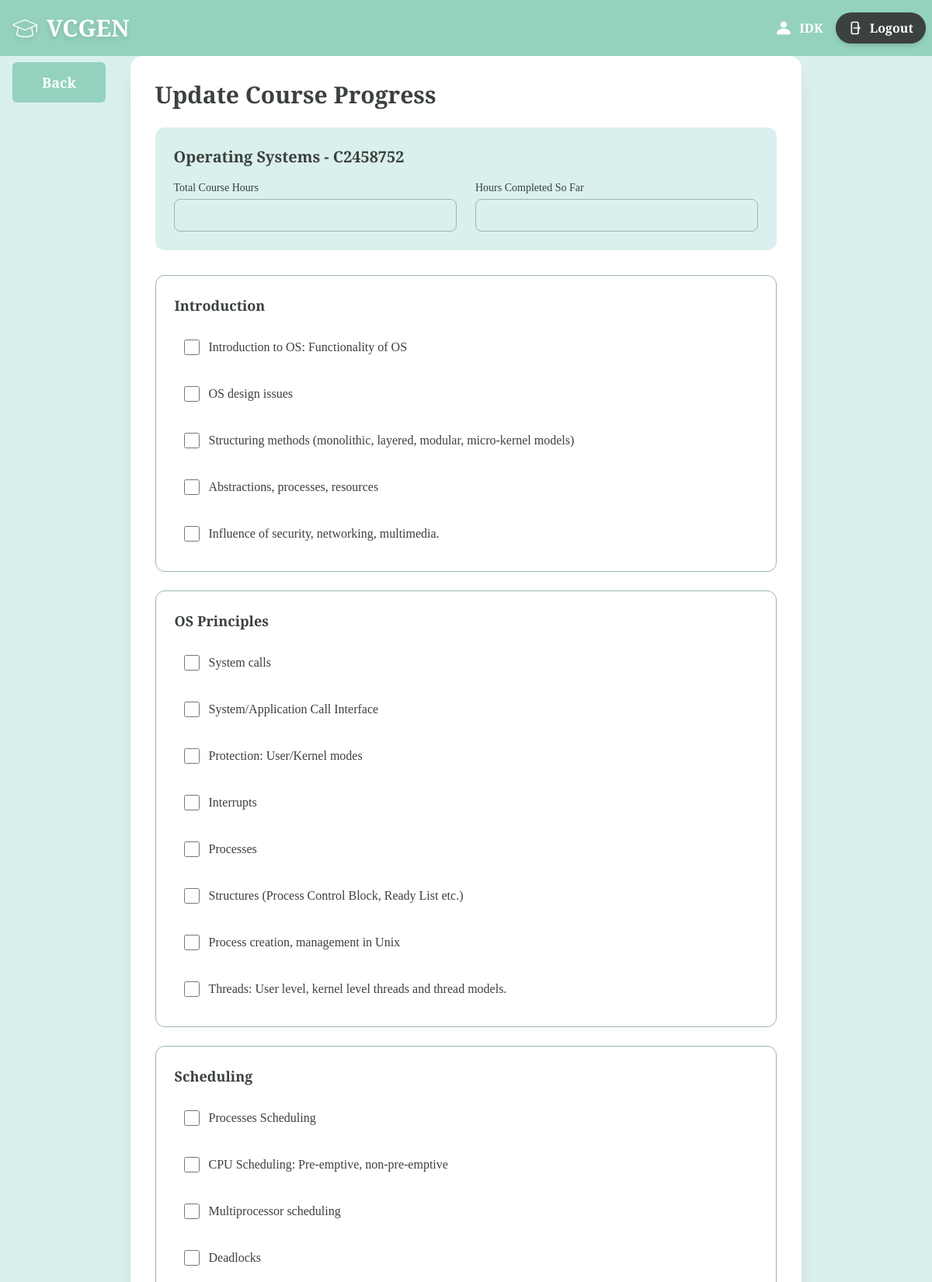
Screenshot of /updateprogress/C2458752 (signed in, upper part) with the database file from the repository.
### main/models.py (models this page shows, shortened)
class Teacher(models.Model):
    teacher_id=models.CharField(max_length=8,primary_key=True)
    name=models.CharField(max_length=20)
    email=models.EmailField(null=False)
    password=models.CharField(null=False,max_length=128)

class Course(models.Model):
    course_id=models.CharField(max_length=8,primary_key=True)
    teacher=models.ForeignKey(Teacher,on_delete=models.CASCADE)
    name=models.CharField(max_length=20)
    hours=models.IntegerField()
    split=models.DecimalField(decimal_places=3,max_digits=10)
    accepting_response=models.BooleanField(default=True)

class Module(models.Model):
    module_id=models.CharField(max_length=8,primary_key=True)
    course=models.ForeignKey(Course,on_delete=models.CASCADE)
    hours=models.IntegerField()
    name=models.CharField(max_length=100)

class Topics(models.Model):
    topic_id=models.CharField(max_length=8,primary_key=True)
    module=models.ForeignKey(Module,on_delete=models.CASCADE)
    content=models.CharField(max_length=100)
    mapped_skill=models.JSONField()
    skill_confidence = models.JSONField(default=dict)
    teacherweight=models.DecimalField(decimal_places=3,max_digits=10)
    studentweight=models.DecimalField(decimal_places=3,max_digits=10)

### main/views.py (the view, shortened to what this page needs)
# urls.py: path("updateprogress/<str:class_id>",views.update_progress,name="update_progress"),
def update_progress(request, class_id):
    context = {}
    if 'user' not in request.session:
        return redirect('login')
    else:
        context['name'] = Teacher.objects.filter(teacher_id=request.session['user'])[0].name
    ourclass = Course.objects.filter(course_id=class_id)
    if len(ourclass) < 1:
        return redirect('classes')
    ourclass = ourclass[0]
    modules = Module.objects.filter(course=ourclass)
    class cusModule:
        def __init__(self, mod):
            self.name = mod.name
            self.hours = mod.hours
            self.topics = []
        def addtopic(self, topic):
            self.topics.append(topic)
    datamodules = []
    for mod in modules:
        curmod = cusModule(mod)
        for topic in Topics.objects.filter(module=mod):
            curmod.addtopic(topic)
        datamodules.append(curmod)
    context['cid'] = class_id
    context['cname'] = ourclass.name
    context['modules'] = datamodules
    return render(request, "main/dynamic.html", context=context)

### main/templates/main/dynamic.html (shortened to what this page needs)
{% extends "base.html" %}
{% block body %}
<button onclick="location.href = '/results/{{cid}}';" class="absolute top-20 left-4 w-1/10 bg-[#94d1be] font-bold text-white text-lg p-3 rounded-md hover:bg-[#9db5b2] transition duration-300 hover:cursor-pointer">Back</button>
<div class="max-w-4xl mx-auto bg-[#ffffff] shadow-xl rounded-2xl p-8">
    <h1 class="text-3xl font-bold mb-6 text-[#3b413c]">
        Update Course Progress
    </h1>
    <form method="POST" class="space-y-8">
        <div class="bg-[#daf0ee] p-6 rounded-xl">
            <h2 class="text-xl font-semibold mb-4 text-[#3b413c]">
                {{ cname }} - {{ cid }}
            </h2>
            <div class="grid md:grid-cols-2 gap-6">
                <div>
                    <label class="block text-sm font-medium text-[#3b413c]">
                        Total Course Hours
                    </label>
                    <input
                        type="number"
                        name="total_hours"
                        class="mt-1 w-full rounded-lg border border-[#9db5b2] px-3 py-2 focus:ring-2 focus:ring-[#94d1be] focus:outline-none"
                        required
                    >
                </div>
                <div>
                    <label class="block text-sm font-medium text-[#3b413c]">
                        Hours Completed So Far
                    </label>
                    <input
                        type="number"
                        name="completed_hours"
                        class="mt-1 w-full rounded-lg border border-[#9db5b2] px-3 py-2 focus:ring-2 focus:ring-[#94d1be] focus:outline-none"
                        required
                    >
                </div>
            </div>
        </div>
        <div class="space-y-6">
            {% for module in modules %}
            <div class="border border-[#9db5b2] rounded-xl p-6 bg-[#ffffff]">
                <div class="flex justify-between items-center mb-4">
                    <h3 class="text-lg font-semibold text-[#3b413c]">
                        {{ module.name }}
                    </h3>
                </div>
                <div class="space-y-3">
                    {% for topic in module.topics %}
                    <label class="flex items-center gap-3 p-3 rounded-lg hover:bg-[#daf0ee] transition cursor-pointer">
                        <input
                            type="checkbox"
                            name="completed_topics"
                            value="{{ topic.topic_id }}"
                            class="h-5 w-5 rounded border-[#9db5b2] text-[#94d1be] focus:ring-[#94d1be]"
                        >
                        <div class="flex flex-col">
                            <span class="text-[#3b413c] font-medium">
                                {{ topic.content }}
                            </span>
                        </div>
                    </label>
                    {% endfor %}
                </div>
            </div>
            {% endfor %}
        </div>
    </form>
</div>
{% endblock %}

### main/templates/main/base.html (shortened to what this page needs)
<html>
    <head>
        {%load static%}
        <script src="https://cdn.jsdelivr.net/npm/@tailwindcss/browser@4"></script>
    </head>
    <body class="bg-[#daf0ee] text-[#3b413c] cusfont flex flex-col">
        <header class="bg-[#94d1be] text-white text-l font-bold py-4 text-center w-full flex flex-row justify-between">
            <div class="flex items-center space-x-3 hover:scale-105 transition-all duration-300 ease-in-out drop-shadow-md ml-4 hover:cursor-pointer" onclick="location.href='/'">
                {% load static %}
                <img src="{% static 'main/education-svg.svg' %}" class="h-8" alt="logo"/>
                <h1
                    class="text-3xl">
                    VCGEN
                </h1>
            </div>
            {% if name %}
            <div class="flex flex-row items-center">
                {%load static%}
                <img src="{% static 'main/person-svg.svg' %}" class="h-6" alt="profile picture"/>
                <h1 class="m-2">{{name}}  </h1>
                <button onclick="location.href='/';"
                    class="mx-2 flex items-center gap-2 px-4 py-2 bg-[#3b413c] text-white font-semibold rounded-full shadow-md
                        hover:bg-[#2e3430] hover:scale-105 transition-all duration-300 ease-in-out hover:cursor-pointer">
                    Logout
                </button>
            </div>
            {% else %}
            <h1 onclick="location.href = '/';" class="px-1"></h1>
            {% endif %}
        </header>
        {% block body %}
        {% endblock %}
    </body>
</html>

### main/templates/main/base.html (style rules this page uses)
.cusfont { font-family: "Playfair Display", serif; font-optical-sizing: auto; }

### rows the page displays
Teacher: name "IDK"
Course: name "Operating Systems"
Module: name "Introduction"
Topics: content "Introduction to OS: Functionality of OS"
Topics: content "OS design issues"
Topics: content "Structuring methods (monolithic, layered, modular, micro-kernel models)"
Topics: content "Abstractions, processes, resources"
Topics: content "Influence of security, networking, multimedia."
Module: name "OS Principles"
Topics: content "System calls"
Topics: content "System/Application Call Interface"
Topics: content "Protection: User/Kernel modes"
Topics: content "Interrupts"
Topics: content "Processes"
Topics: content "Structures (Process Control Block, Ready List etc.)"
Topics: content "Process creation, management in Unix"
Topics: content "Threads: User level, kernel level threads and thread models."
Module: name "Scheduling"
Topics: content "Processes Scheduling"
Topics: content "CPU Scheduling: Pre-emptive, non-pre-emptive"
Topics: content "Multiprocessor scheduling"
Topics: content "Deadlocks"

### other values shown
{{ cid }} "C2458752"
